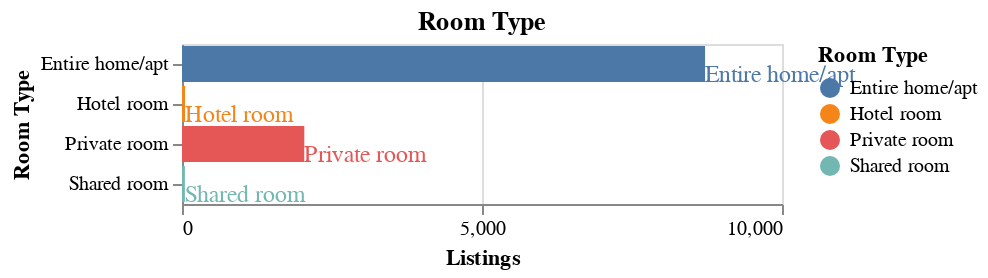
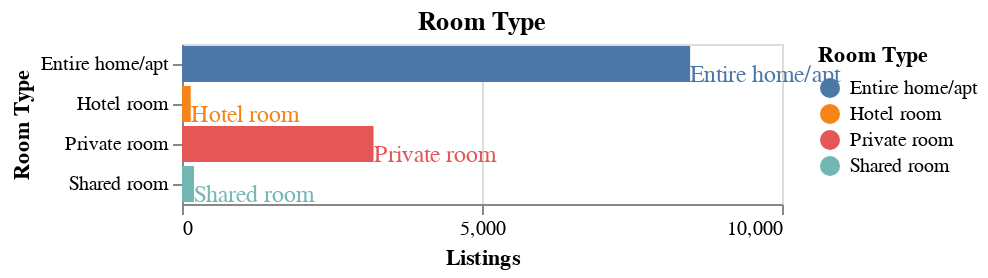

Source (notebook cell) for these figures, in order:
### Code cell
# Dropdown box for selecting the city
city_dropdown = widgets.Dropdown(
    options=cities,
    description="Select City:",
    disabled=False
)

def plot_horizontal_bar_chart(filtered_data, x_axis_max):
    # Create horizontal bar chart
    horizontal_bar_chart = alt.Chart(filtered_data).mark_bar().encode(
        y=alt.Y('Room Type:N', title='Room Type'),
        x=alt.X('Listings:Q',
                title='Listings',
                scale=alt.Scale(domain=[0, x_axis_max]),  # Ensure proper scaling
                axis=alt.Axis(format=",.0f", tickCount=2)
        ),
        color='Room Type:N'
    ).properties(title='Room Type')

    # Add room type labels fixed at x=0 for alignment
    text_labels = horizontal_bar_chart.mark_text(
        align='left', 
        baseline='top',  
        fontSize=12, 
        dx=0  
    ).encode(text='Room Type:N')

    return horizontal_bar_chart + text_labels

def plot_occupancy_distribution(city_results):
    bins = [0, 30, 60, 90, 120, 150, 180, 210, 240, 255, float('inf')]
    occupancy_ranges = ["0", "1-30", "31-60", "61-90", "91-120", "121-150", "151-180", "181-210", "211-240", "241-255+"]
    listing_counts = []

    for metrics in city_results.values():
        nights_booked = metrics['average_nights_booked']
        occupancy_bin = pd.cut([nights_booked], bins=bins, labels=occupancy_ranges, right=False)
        listing_counts.extend(occupancy_bin)

    listing_counts = pd.Series(listing_counts).value_counts().reindex(occupancy_ranges, fill_value=0)

    # Plotting the occupancy distribution
    fig, ax = plt.subplots(figsize=(5, 3))
    ax.bar(occupancy_ranges, listing_counts, color="skyblue")
    ax.set_xlabel("Occupancy (last 12 months)", fontsize=12)
    ax.set_ylabel("Listings", fontsize=12)
    ax.set_title("Activity", fontsize=14)
    ax.text(9.5, max(listing_counts) * 0.9, f"77\naverage nights booked", fontsize=12, ha="right", color="darkblue")
    ax.text(9.5, max(listing_counts) * 0.8, f"€109\nprice/night", fontsize=12, ha="right", color="darkblue")
    ax.text(9.5, max(listing_counts) * 0.7, f"€7624\naverage income", fontsize=12, ha="right", color="darkblue")
    plt.xticks(rotation=45)
    plt.tight_layout()
    plt.show()

def plot_license_distribution(summary, selected_city):
    labels = summary.keys()
    sizes = summary.values()
    colors = ['#ff9999', '#66b3ff', '#99ff99', '#ffcc99']

    fig, ax = plt.subplots(figsize=(3, 3))
    ax.pie(sizes, labels=labels, autopct=lambda p: f'{int(p / 100. * sum(sizes))}',
           startangle=90, wedgeprops=dict(width=0.4), colors=colors, textprops={'color': 'black'})
    ax.axis('equal')
    ax.set_title(f"License Status Distribution for {selected_city}")
    ax.legend(labels, loc="center", fontsize=12, title="License Status", title_fontsize=14, bbox_to_anchor=(0, 0))
    plt.show()

def plot_short_term_distribution(df, selected_city):
    df['min_nights_category'] = df['minimum_nights'].apply(categorize_min_nights)
    listings_count = df['min_nights_category'].value_counts().sort_index()

    categories = [str(i) for i in range(1, 35)] + ['35+']
    for category in categories:
        if category not in listings_count.index:
            listings_count[category] = 0

    listings_count = listings_count[categories]

    fig, ax = plt.subplots(figsize=(5, 3))
    listings_count.plot(kind='bar', ax=ax, color='skyblue')
    ax.axvline(x=29, color='red', linestyle='--', label="STR Threshold (30 nights)")
    ax.set_xticks(range(len(listings_count)))
    ax.set_xticklabels(categories, rotation=45)
    ax.set_xlabel('Minimum Nights')
    ax.set_ylabel('Number of Listings')
    ax.set_title(f"Distribution of Listings by Minimum Nights in {selected_city}")
    ax.legend()
    plt.tight_layout()
    plt.show()

def plot_listings_per_host(df, selected_city):
    listings_per_host = df['calculated_host_listings_count']
    categorized_listings = listings_per_host.apply(lambda x: x if x <= 10 else 10)
    listings_count = categorized_listings.value_counts().sort_index()

    if 10 not in listings_count.index:
        listings_count[10] = 0

    listings_count = listings_count.reindex(range(1, 11), fill_value=0)
    x_labels = [str(i) if i < 10 else "10+" for i in listings_count.index]

    fig, ax = plt.subplots(figsize=(5, 3))
    ax.bar(listings_count.index, listings_count.values, color='#66b3ff')
    ax.set_xlabel("Listings per Host", fontsize=12)
    ax.set_ylabel("Number of Listings", fontsize=12)
    ax.set_title(f"Listings per Host in {selected_city}", fontsize=14)
    ax.set_xticks(listings_count.index)
    ax.set_xticklabels(x_labels)
    plt.show()

# Modify the update function to include Top Hosts table with details
def update_visualization(selected_city):
    print(f"User selected: {selected_city}")
    df = city_data.get(selected_city)

    if df is not None and not df.empty:
        filtered_data = room_type_df[room_type_df['City'] == selected_city]
        max_listings = filtered_data['Listings'].max()
        x_axis_max = (max_listings // 5000 + 1) * 5000

        # Plot Room Type chart
        final_chart = plot_horizontal_bar_chart(filtered_data, x_axis_max)
        final_chart.show()

        # Plot Occupancy distribution
        plot_occupancy_distribution(city_results)

        # Plot License distribution
        plot_license_distribution(city_summary[selected_city], selected_city)

        # Plot Short-term distribution
        plot_short_term_distribution(df, selected_city)

        # Plot Listings per Host
        plot_listings_per_host(df, selected_city)

        # Get detailed host info
        top_hosts_df = get_detailed_host_info(df)

        # Display the table with detailed host info in the exact order
        print(f"Top Hosts in {selected_city}:")
        display(HTML(top_hosts_df.to_html(index=False)))

# Observe the dropdown change and trigger the update
city_dropdown.observe(lambda change: update_visualization(change.new), names='value')

# Display the dropdown
display(city_dropdown)

# Initial visualization
update_visualization(city_dropdown.value)

### Figure 1 — Vega-Lite specification as saved in the notebook (floating-point values rounded to 4 significant figures)
{"config": {"view": {"continuousWidth": 300, "continuousHeight": 300}}, "layer": [{"mark": {"type": "bar"}, "encoding": {"color": {"field": "Room Type", "type": "nominal"}, "x": {"axis": {"format": ",.0f", "tickCount": 2}, "field": "Listings", "scale": {"domain": [0, 10000.0]}, "title": "Listings", "type": "quantitative"}, "y": {"field": "Room Type", "title": "Room Type", "type": "nominal"}}, "title": "Room Type"}, {"mark": {"type": "text", "align": "left", "baseline": "top", "dx": 0, "fontSize": 12}, "encoding": {"color": {"field": "Room Type", "type": "nominal"}, "text": {"field": "Room Type", "type": "nominal"}, "x": {"axis": {"format": ",.0f", "tickCount": 2}, "field": "Listings", "scale": {"domain": [0, 10000.0]}, "title": "Listings", "type": "quantitative"}, "y": {"field": "Room Type", "title": "Room Type", "type": "nominal"}}, "title": "Room Type"}], "data": {"name": "data-982057245505d8d00c93d3dc7be18c9a"}, "$schema": "https://vega.github.io/schema/vega-lite/v5.20.1.json", "datasets": {"data-982057245505d8d00c93d3dc7be18c9a": [{"City": "Amsterdam", "Room Type": "Entire home/apt", "Listings": 8718}, {"City": "Amsterdam", "Room Type": "Private room", "Listings": 2038}, {"City": "Amsterdam", "Room Type": "Hotel room", "Listings": 50}, {"City": "Amsterdam", "Room Type": "Shared room", "Listings": 48}]}}

### Figure 2 — Vega-Lite specification as saved in the notebook (floating-point values rounded to 4 significant figures)
{"config": {"view": {"continuousWidth": 300, "continuousHeight": 300}}, "layer": [{"mark": {"type": "bar"}, "encoding": {"color": {"field": "Room Type", "type": "nominal"}, "x": {"axis": {"format": ",.0f", "tickCount": 2}, "field": "Listings", "scale": {"domain": [0, 10000.0]}, "title": "Listings", "type": "quantitative"}, "y": {"field": "Room Type", "title": "Room Type", "type": "nominal"}}, "title": "Room Type"}, {"mark": {"type": "text", "align": "left", "baseline": "top", "dx": 0, "fontSize": 12}, "encoding": {"color": {"field": "Room Type", "type": "nominal"}, "text": {"field": "Room Type", "type": "nominal"}, "x": {"axis": {"format": ",.0f", "tickCount": 2}, "field": "Listings", "scale": {"domain": [0, 10000.0]}, "title": "Listings", "type": "quantitative"}, "y": {"field": "Room Type", "title": "Room Type", "type": "nominal"}}, "title": "Room Type"}], "data": {"name": "data-d1f5b712e6461ffa088a436111127480"}, "$schema": "https://vega.github.io/schema/vega-lite/v5.20.1.json", "datasets": {"data-d1f5b712e6461ffa088a436111127480": [{"City": "Berlin", "Room Type": "Entire home/apt", "Listings": 8469}, {"City": "Berlin", "Room Type": "Private room", "Listings": 3192}, {"City": "Berlin", "Room Type": "Shared room", "Listings": 200}, {"City": "Berlin", "Room Type": "Hotel room", "Listings": 146}]}}
